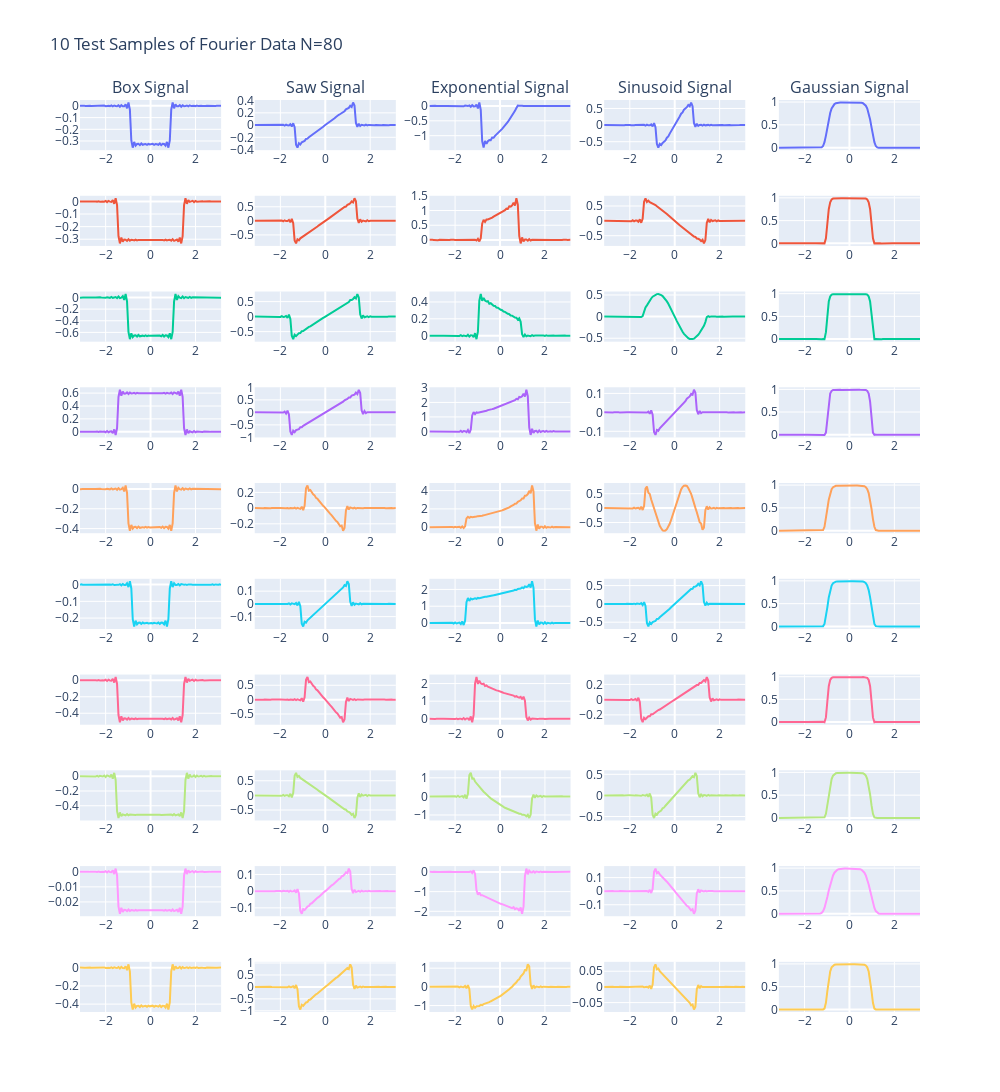

Write notebook code for a chart like this one.
### Code cell
import plotly.graph_objects as go
from plotly.subplots import make_subplots
import numpy as np

N=10
fig =make_subplots(
    rows=N,cols=5,
    subplot_titles=("Box Signal","Saw Signal", "Exponential Signal","Sinusoid Signal","Gaussian Signal")
    )
fig.update_xaxes(range=[-np.pi,np.pi])
#fig.update_yaxes(range=[-1,1])

sample=np.random.choice(np.linspace(0,1000,1000), N, replace=False)
sample=np.around(sample)
for i in range(N):
    index=int(sample[i])
    fig.add_trace(
        go.Scatter(
            x=x,y=BoxFourier80[index],name='Constant Signal %d'%i,mode="lines"
        ),
        row=i+1,col=1
    )
for i in range(N):
    index=int(sample[i])
    fig.add_trace(
        go.Scatter(
            x=x,y=SawFourier80[index],name='Line Signal %d'%i,mode="lines"
        ),
        row=i+1,col=2
    )
for i in range(N):
    index=int(sample[i])
    fig.add_trace(
        go.Scatter(
            x=x,y=ExpFourier80[index],name='Exp Signal %d'%i,mode="lines"
        ),
        row=i+1,col=3
    )
for i in range(N):
    index=int(sample[i])
    fig.add_trace(
        go.Scatter(
            x=x,y=SinFourier80[index],name='Sinusoid Signal %d'%i,mode="lines"
        ),
        row=i+1,col=4
    )
for i in range(N):
    index=int(sample[i])
    fig.add_trace(
        go.Scatter(
            x=x,y=GausFourier80[index],name='Gaus Signal %d'%i,mode="lines"
        ),
        row=i+1,col=5
    )
#fig.update_xaxes(matches='x')
fig.update_layout(height=1200,width=1000,showlegend=False, title_text="%d Test Samples of Fourier Data N=80"%N)
fig.show()
